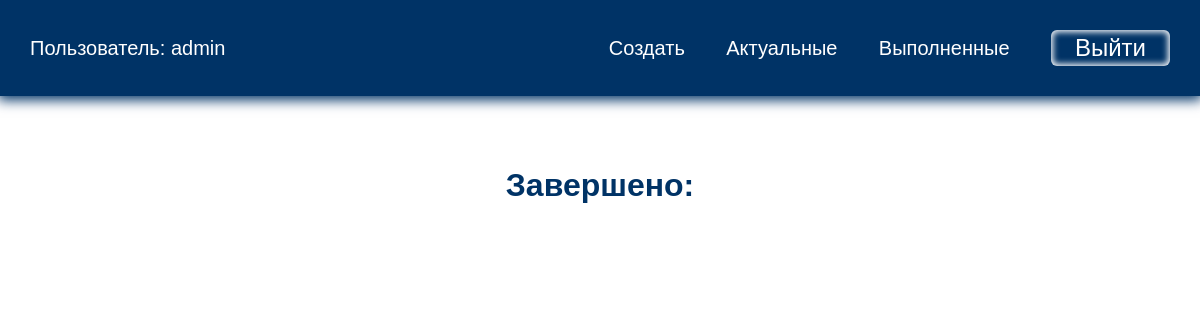
Page /completed (signed in) on the earlier database version.
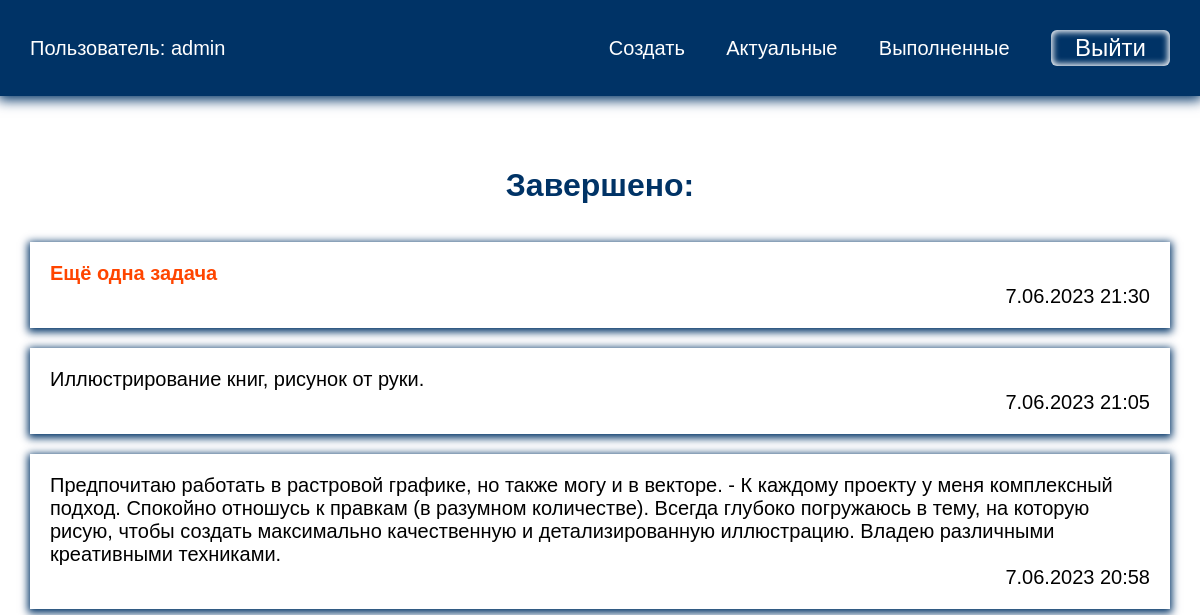
Same page on the later database version.
### todo/models.py (models this page shows, shortened)
class Todo(models.Model):
    title = models.CharField(max_length=100)
    memo = models.TextField(blank=True)
    created = models.DateTimeField(auto_now_add=True)
    date_completed = models.DateTimeField(blank=True, null=True)
    important = models.BooleanField(default=False)
    user = models.ForeignKey(User, on_delete=models.CASCADE)

### todo/views.py (the view)
# urls.py: path('completed', views.completedtodos, name='completedtodos'),
@login_required
def completedtodos(request):
    todos = Todo.objects.filter(user=request.user, date_completed__isnull=False).order_by('-date_completed')
    return render(request, 'todo/completedtodos.html', {'todos': todos})

### todo/templates/todo/completedtodos.html
{% extends 'todo/base.html' %}
{% block content %}
<h1>Завершено:</h1>
<ul>
    {% for todo in todos %}
    <li class="completed">
        {% if todo.important %}
            <b>{{ todo.title }}</b>
        {% else %}
            {{ todo.title }}
        {% endif %}
        {% if todo.memo %}
        - {{ todo.memo }}
        {% endif %}
        <div class="right">{{ todo.date_completed|date:'j.m.Y H:i' }}</div>
    </li>
    {% endfor %}
</ul>
{% endblock %}

### todo/templates/todo/base.html (shortened to what this page needs)
<!DOCTYPE html>
{% load static %}
<html lang="en">
<head>
    <link rel="stylesheet" href="{% static 'css/style.css' %}">
</head>
<body>
{% if user.is_authenticated %}
<div class="menu">
    <div class="wrap">
        <ul>
            <li class="logo">Пользователь: {{ user.username }}</li>
            <li><a href="{% url 'createtodo' %}">Создать</a></li>
            <li><a href="{% url 'currenttodos' %}">Актуальные</a></li>
            <li><a href="{% url 'completedtodos' %}">Выполненные</a></li>
            <li>
                <form action="{% url 'logoutuser' %}" method="post">
                    <button class="top">Выйти</button>
                </form>
            </li>
        </ul>
    </div>
</div>
{% endif %}
<div class="content">
    <div class="wrap">
        {% block content %}
        {% endblock %}
    </div>
</div>
</body>
</html>

### todo/static/css/style.css (style rules this page uses)
body { padding: 0; margin: 0; font-family: Arial, Helvetica, sans-serif; }
.wrap { max-width: 1200px; margin: 0 auto; padding: 10px 30px; box-sizing: border-box; }
.menu { background: #003366; box-shadow: 0 2px 12px 2px #003366; }
ul { list-style: none; padding: 0; }
.menu a { color: #FFF; }
.menu ul { display: flex; justify-content: space-between; align-items: center; font-size: 20px; }
.menu .logo { color:#FFF; margin-right: 30%; }
a { text-decoration: none; }
.content .wrap { display: flex; flex-direction: column; align-items: center; justify-content: center; margin-top: 40px; }
h1, h2 { color: #003366; }
button { padding: 10px 40px; border-radius: 6px; box-shadow: inset 0 0 6px 2px #FFF; margin-top: 40px; font-size: 24px; cursor: pointer; }
.top { padding: 4px 24px; margin-top: 0; background: transparent; border: none; color: #FFF; }
.content li { box-shadow: 0 2px 8px 2px #003366; margin-bottom: 20px; font-size: 20px; }
a b, .completed b { color: orangered; }
.completed { padding: 20px; }
.right { text-align: right; }

Differences in the rows shown:
added Todo: title "Ещё одна задача", date_completed "7.06.2023 21:30"
added Todo: title "Иллюстрирование книг, рисунок от руки.", date_completed "7.06.2023 21:05"
added Todo: title "Предпочитаю работать в растровой графике, но также могу и в векторе.", memo "К каждому проекту у меня комплексный подход. Спокойно отношусь к правкам (в разумном количестве). Всегда глубоко погружаюсь в тему, на которую рисую, чтобы создать максимально качественную и детализированную иллюстрацию. Владею различными креативными техниками.", date_completed "7.06.2023 20:58"
